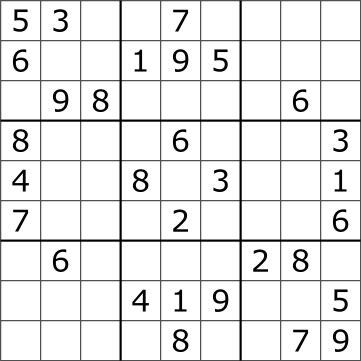
#> input picture imgs/puzzle.png, 361 x 361 px
$ python main.py
#> lines starting #> are read from the running program, lines starting #| are printed output that depends on the picture
### src/cvision.py
import sys
import numpy as np
import cv2 as opencv
import pytesseract
from solver import Cell

# Extracting sudoku puzzle from the input image.
class Puzzle():
    def __init__(self, path: str):
        self.img = None
        self.colored_img = None
        self.size = 270
        self.img_path = path

        self.threshold_max = 255
        self.block_size  = 5 # 5x5 threshold pixel neighboring
        self.threshold_c = 5 # substracted from mean pixel value

        self.canny_min = 50
        self.canny_max = 100

        self.hlines = [] # Detected horizantal lines
        self.vlines = [] # Detected vertical lines

        self.parsed_board = [[Cell() for x in range(9)] for y in range(9)]

    # Load, convert to grayscale, remove color, apply canny edge detection
    def load_image(self):
        self.img = opencv.imread(self.img_path)
#> self.img is the input picture: shape (361, 361, 3); min 0, max 255, mean 231.9
        if self.img is None:
            sys.exit(f"Error when loading {self.img_path}")

        self.img = opencv.resize(self.img, (self.size, self.size),
                                 fx=1.2, fy=1.2, interpolation = opencv.INTER_AREA)
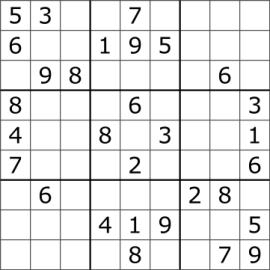
#> self.img: shape (270, 270, 3); min 0, max 255, mean 231.9
        self.img = opencv.cvtColor(self.img, opencv.COLOR_BGR2GRAY)
#> self.img: shape (270, 270)
        self.img = opencv.adaptiveThreshold(self.img, self.threshold_max,
                                            opencv.ADAPTIVE_THRESH_GAUSSIAN_C,
                                            opencv.THRESH_BINARY,
                                            self.block_size, self.threshold_c)
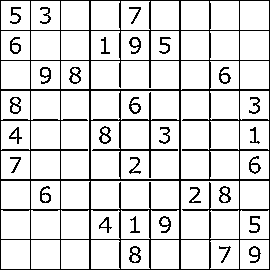
#> self.img: shape (270, 270); 86.2% white; black in thin lines or dots
        self.colored_img = opencv.cvtColor(self.img, opencv.COLOR_GRAY2BGR)
#> self.colored_img: shape (270, 270, 3); 86.2% white; black in thin lines or dots
        self.img = opencv.Canny(self.img, self.canny_min, self.canny_max)
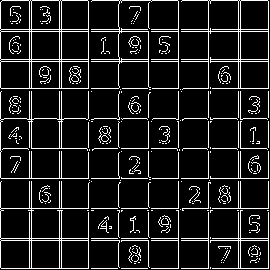
#> self.img: shape (270, 270); 11.3% white in thin lines or dots

    # Detect line coordinates using the Hough lines algorithm
    def detect_lines(self):
        min_gap = 10
        detected_lines = opencv.HoughLines(self.img, 1, np.pi/180, 200)
#> detected_lines = 26 rows, first 8: [31, 0], [31, 1.57], [61, 0], [61, 1.57], [59, 0], [240, 0], [59, 1.57], [240, 1.57]

        for line in detected_lines:
            r, theta = line[0]
            m = np.cos(theta)
            b = np.sin(theta)

            x = m * r
            y = b * r

            x1 = int(x + self.size * -b)
            y1 = int(y + self.size * m)
            x2 = int(x - self.size * -b)
            y2 = int(y - self.size * m)
            coords = [x1, y1, x2, y2]

            if x1 == x2:
                coords[1] = 0
                coords[3] = self.size
                self.vlines.append(coords)

            elif y1 == y2 or y1 + 1 == y2:
                coords[0] = 0
                coords[1] = 0  if y1 == 0 else y1 + 1
                coords[2] = self.size if x2 == self.size else x2 + 1
                self.hlines.append(coords)
#> this loop made 26 passes
#> (r, theta, m, b, x, y, x1, y1) on passes 1 to 12: (31, 0, 1, 0, 31, 0, 31, 270), (31, 1.57, -4.37e-08, 1, -1.36e-06, 31, -270, 30), (61, 0, 1, 0, 61, 0, 61, 270), (61, 1.57, -4.37e-08, 1, -2.67e-06, 61, -270, 60), (59, 0, 1, 0, 59, 0, 59, 270), (240, 0, 1, 0, 240, 0, 240, 270), (59, 1.57, -4.37e-08, 1, -2.58e-06, 59, -270, 58), (240, 1.57, -4.37e-08, 1, -1.05e-05, 240, -270, 239), (29, 0, 1, 0, 29, 0, 29, 270), (178, 0, 1, 0, 178, 0, 178, 270), (29, 1.57, -4.37e-08, 1, -1.27e-06, 29, -270, 28), (178, 1.57, -4.37e-08, 1, -7.78e-06, 178, -270, 177)
#> after the loop, self.hlines = [[0, 31, 270, 31], [0, 61, 270, 61], [0, 59, 270, 59], [0, 240, 270, 240], [0, 29, 270, 29], [0, 178, 270, 178], [0, 238, 270, 238], [0, 268, 270, 268], [0, 208, 270, 208], [0, 88, 270, 88], [0, 0, 270, 0], [0, 148, 270, 148], [0, 118, 270, 118]]; self.vlines = [[31, 0, 31, 270], [61, 0, 61, 270], [59, 0, 59, 270], [240, 0, 240, 270], [29, 0, 29, 270], [178, 0, 178, 270], [238, 0, 238, 270], [268, 0, 268, 270], [208, 0, 208, 270], [88, 0, 88, 270], [0, 0, 0, 270], [148, 0, 148, 270], [118, 0, 118, 270]]

        self.vlines.sort(key=lambda x: x[0])
        self.hlines.sort(key=lambda x: x[1])

        # Sort and remove close duplicates
        # Now each list has a length of 9 (9x9)
        hlen = len(self.hlines)
#> hlen = 13
        vlen = len(self.vlines)
#> vlen = 13
        self.hlines = [self.hlines[i] for i in range(1, hlen) if self.hlines[i][1] - self.hlines[i - 1][1] > min_gap]
#> self.hlines = [[0, 29, 270, 29], [0, 59, 270, 59], [0, 88, 270, 88], [0, 118, 270, 118], [0, 148, 270, 148], [0, 178, 270, 178], [0, 208, 270, 208], [0, 238, 270, 238], [0, 268, 270, 268]]
        self.vlines = [self.vlines[i] for i in range(1, vlen) if self.vlines[i][0] - self.vlines[i - 1][0] > min_gap]
#> self.vlines = [[29, 0, 29, 270], [59, 0, 59, 270], [88, 0, 88, 270], [118, 0, 118, 270], [148, 0, 148, 270], [178, 0, 178, 270], [208, 0, 208, 270], [238, 0, 238, 270], [268, 0, 268, 270]]

    # [13 lines left out: function debug_lines, not called in this run]

    # Crop sudoku cell from lines and detect the number that populates it
    def detect_numbers(self):
        block = int(self.size / 9.5) # 9x9 grid

        for y in range(9):
            posy = 0 if y == 0 else self.vlines[y - 1][0] + 2
            for x in range(9):
                posx = 0 if x == 0 else self.hlines[x - 1][1] + 3
                cropped_img = self.colored_img[posy:posy + block, posx:posx + block]

                detected = pytesseract.image_to_string(cropped_img, lang="eng", config="--psm 10")[0]
                if detected == 'S': detected = '8' # Tesseract falsely classifies S for 8, S for 5, etc.

                digit = int(detected) if detected.isdigit() else 0
                self.parsed_board[y][x].load(x, y, digit)
#> this loop made 1 pass
#> posy on pass 1: 0
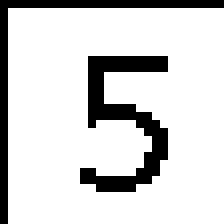
#> cropped_img: shape (28, 28, 3) (shown 8 times larger); 83.2% white; black in thin lines or dots
#> (the call stopped at in detect_numbers, `detected = pytesseract.image_to_string(cropped_img, lang="eng", config..`: pytesseract is not available in this run)

### src/solver.py
class Cell():
    def __init__(self):
        self.val = 0
        self.x, self.y = 0, 0
        self.blockx, self.blocky = 0, 0
        self.fixed = False

    # [5 lines left out: function load, not called in this run]

class Solver():
    def __init__(self, initial_board):
        self.board = initial_board

    def  __repr__(self):
        out = ""
        for y in range(9):
            for x in range(9):
                out += f"{self.board[y][x].val} "
            out += "\n"
        out += "--------------------\n"
        return out

    # [24 lines left out: functions is_valid, get_value, not called in this run]

    # Solving the sudoku board using backtracking
    # https://en.wikipedia.org/wiki/Sudoku_solving_algorithms
    def solve_sudoku(self):
        pass

### src/main.py
import cvision
import solver

def main():
    extractor = cvision.Puzzle("../imgs/puzzle.png")
    extractor.load_image()
    extractor.detect_lines()
    extractor.detect_numbers()

    puzzle = solver.Solver(extractor.parsed_board)
    print(puzzle)
    puzzle.solve_sudoku()
    print(puzzle)

if __name__ == '__main__':
    main()
